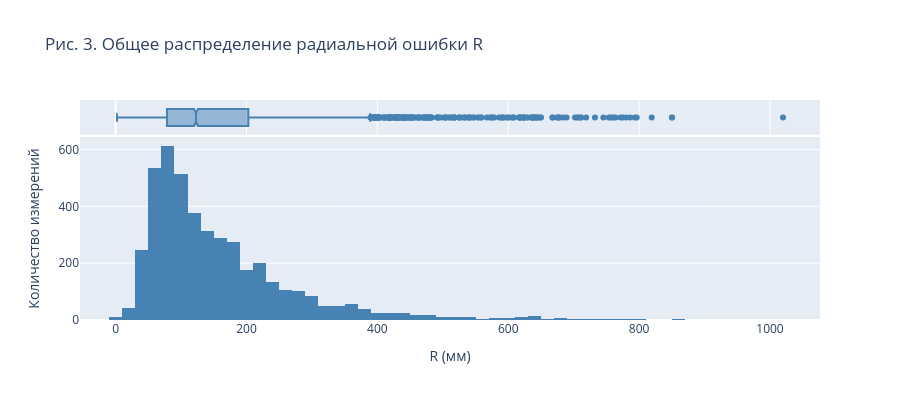

This figure's notebook cell:
### Code cell
fig = px.histogram(
    df, x="R", nbins=80, marginal="box",
    title="Рис. 3. Общее распределение радиальной ошибки R",
    labels={"R": "R (мм)"},
    color_discrete_sequence=["steelblue"],
)
fig.update_layout(yaxis_title="Количество измерений", height=400)
ALL_FIGS.append(("fig_03_R_distribution", fig))
fig.show()

### Figure 1 — Plotly figure (JSON) as saved in the notebook; plotly's stock layout.template omitted (floating-point values rounded to 4 significant figures; data arrays with more than 128 entries replaced by an {"elided": "..."} marker saying what was removed)
{"data": [{"bingroup": "x", "hovertemplate": "R (мм)=%{x}<br>count=%{y}<extra></extra>", "legendgroup": "", "marker": {"color": "steelblue", "pattern": {"shape": ""}}, "name": "", "nbinsx": 80, "orientation": "v", "showlegend": false, "type": "histogram", "x": {"elided": "4425 float values"}, "xaxis": "x", "yaxis": "y"}, {"hovertemplate": "R (мм)=%{x}<extra></extra>", "legendgroup": "", "marker": {"color": "steelblue"}, "name": "", "notched": true, "showlegend": false, "type": "box", "x": {"elided": "4425 float values"}, "xaxis": "x2", "yaxis": "y2"}], "layout": {"barmode": "relative", "height": 400, "legend": {"tracegroupgap": 0}, "title": {"text": "Рис. 3. Общее распределение радиальной ошибки R"}, "xaxis": {"anchor": "y", "domain": [0.0, 1.0], "title": {"text": "R (мм)"}}, "xaxis2": {"anchor": "y2", "domain": [0.0, 1.0], "matches": "x", "showgrid": true, "showticklabels": false}, "yaxis": {"anchor": "x", "domain": [0.0, 0.8316], "title": {"text": "Количество измерений"}}, "yaxis2": {"anchor": "x2", "domain": [0.8416, 1.0], "matches": "y2", "showgrid": false, "showline": false, "showticklabels": false, "ticks": ""}}}
